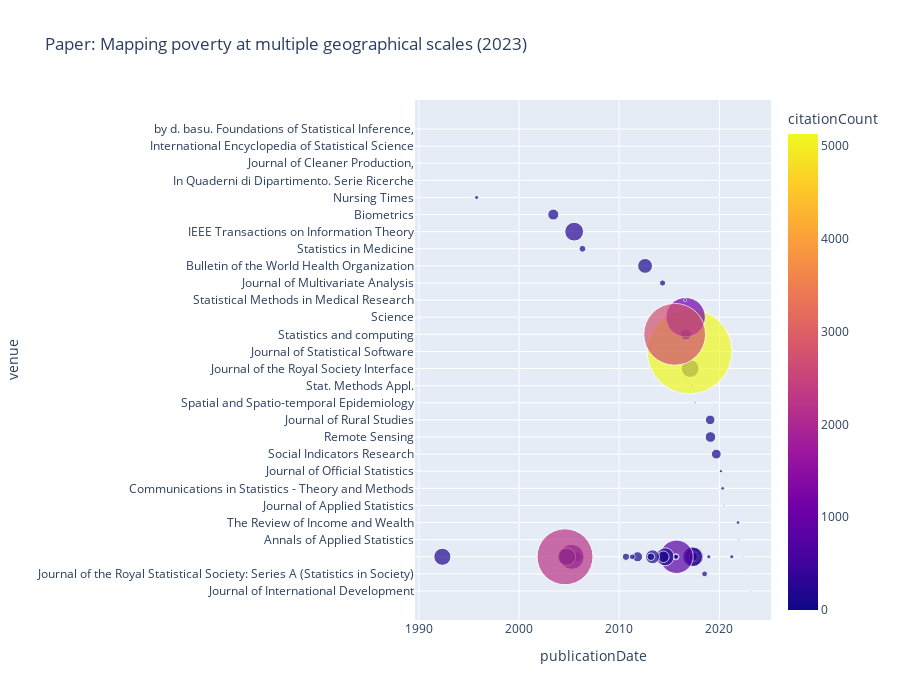

The notebook cell this image was saved under:
### Code cell
fig = px.scatter(
    df,
    x="publicationDate",
    y="venue",
    # size="binning",
    size="citationCount",
    size_max=60,
    # size_min=20,
    color="citationCount",
    # marginal_x="histogram",
    title=f"Paper: {paper.title} ({paper.year})",
    hover_data=["title", "referenceCount", "citationCount"],
    # width=1000,
    height=int(25 * len(df.venue.unique())),
    # height=700,
)

fig.layout.yaxis.type = "category"
fig.update_yaxes(dtick=1)
fig.show()

### Figure 1 — Plotly figure (JSON) as saved in the notebook; plotly's stock layout.template omitted (floating-point values rounded to 4 significant figures; data arrays with more than 128 entries replaced by an {"elided": "..."} marker saying what was removed)
{"data": [{"customdata": {"elided": "59x3 mixed values"}, "hovertemplate": "publicationDate=%{x}<br>venue=%{y}<br>citationCount=%{marker.color}<br>title=%{customdata[0]}<br>referenceCount=%{customdata[1]}<extra></extra>", "legendgroup": "", "marker": {"color": [2, 1, 2, 1, 2, 10, 12, 2, 10, 8, 69, 81, 66, 13, 24, 3, 253, 73, 47, 280, 2, 226, 5131, 89, 1113, 6, 794, 28, 18, 2729, 230, 95, 27, 139, 41, 157, 73, 24, 39, 33, 69, 253, 448, 224, 2231, 86, 12, 209, 0, 0, 2, 29, 17, 0, 47, 894, 0, 154, 0], "coloraxis": "coloraxis", "size": [2, 1, 2, 1, 2, 10, 12, 2, 10, 8, 69, 81, 66, 13, 24, 3, 253, 73, 47, 280, 2, 226, 5131, 89, 1113, 6, 794, 28, 18, 2729, 230, 95, 27, 139, 41, 157, 73, 24, 39, 33, 69, 253, 448, 224, 2231, 86, 12, 209, 0, 0, 2, 29, 17, 0, 47, 894, 0, 154, 0], "sizemode": "area", "sizeref": 1.425, "symbol": "circle"}, "mode": "markers", "name": "", "orientation": "v", "showlegend": false, "type": "scatter", "x": ["2023-02-01", "2022-12-01", "2022-06-16", "2022-03-23", "2021-12-13", "2021-11-13", "2021-04-01", "2020-06-18", "2020-05-02", "2020-03-01", "2019-09-12", "2019-02-13", "2019-02-01", "2018-12-14", "2018-07-13", "2017-08-01", "2017-07-01", "2017-06-20", "2017-05-22", "2017-05-01", "2017-03-24", "2017-02-01", "2017-01-11", "2016-08-30", "2016-08-19", "2016-08-01", "2015-09-23", "2015-09-01", "2015-09-01", "2015-07-16", "2014-08-01", "2014-06-01", "2014-05-01", "2013-05-01", "2013-03-01", "2012-08-01", "2011-11-01", "2011-04-21", "2010-09-03", "2006-04-30", "2005-10-01", "2005-07-01", "2005-04-01", "2004-10-01", "2004-08-01", "2003-06-01", "1995-10-04", "1992-05-01", null, null, null, null, null, null, null, null, null, null, null], "xaxis": "x", "y": ["Journal of International Development", "Journal of the Royal Statistical Society: Series A (Statistics in Society)", "", "", "Annals of Applied Statistics", "The Review of Income and Wealth", "", "Journal of Applied Statistics", "Communications in Statistics - Theory and Methods", "Journal of Official Statistics", "Social Indicators Research", "Remote Sensing", "Journal of Rural Studies", "", "Journal of the Royal Statistical Society: Series A (Statistics in Society)", "Spatial and Spatio-temporal Epidemiology", "", "", "", "", "Stat. Methods Appl.", "Journal of the Royal Society Interface", "Journal of Statistical Software", "Statistics and computing", "Science", "Statistical Methods in Medical Research", "", "", "", "Statistics and computing", "", "", "Journal of Multivariate Analysis", "", "", "Bulletin of the World Health Organization", "", "", "", "Statistics in Medicine", "", "IEEE Transactions on Information Theory", "", "", "", "Biometrics", "Nursing Times", "", "In Quaderni di Dipartimento. Serie Ricerche", "Journal of Cleaner Production,", "", "", "", "", "", "International Encyclopedia of Statistical Science", "", "", "by d. basu. Foundations of Statistical Inference,"], "yaxis": "y"}], "layout": {"coloraxis": {"colorbar": {"title": {"text": "citationCount"}}, "colorscale": [[0, "#0d0887"], [0.1111, "#46039f"], [0.2222, "#7201a8"], [0.3333, "#9c179e"], [0.4444, "#bd3786"], [0.5556, "#d8576b"], [0.6667, "#ed7953"], [0.7778, "#fb9f3a"], [0.8889, "#fdca26"], [1, "#f0f921"]]}, "height": 700, "legend": {"itemsizing": "constant", "tracegroupgap": 0}, "title": {"text": "Paper: Mapping poverty at multiple geographical scales (2023)"}, "xaxis": {"anchor": "y", "domain": [0, 1], "title": {"text": "publicationDate"}}, "yaxis": {"anchor": "x", "domain": [0, 1], "dtick": 1, "title": {"text": "venue"}, "type": "category"}}}
